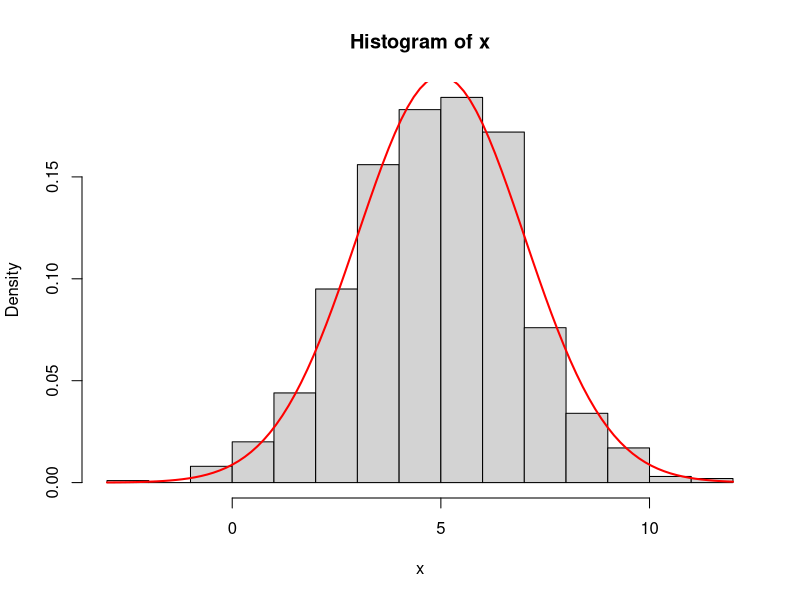
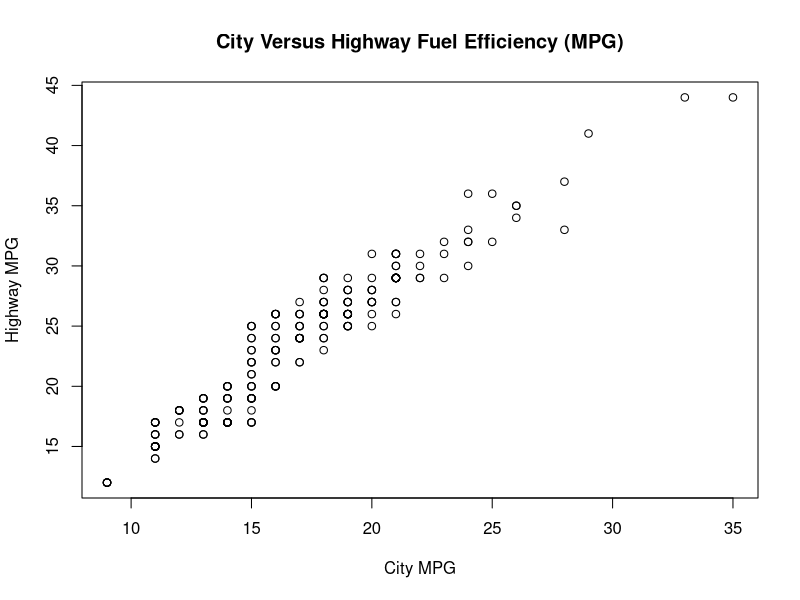

Recreate these plots in R, in order.
## ---- chunk 1
n <- 1000
## ---- chunk 2
u1 <- runif(n/2,0,1) 
u2 <- runif(n/2,0,1)
## ---- chunk 3
z1 <- sqrt(-2*log(u1))*cos(2*pi*u2)
z2 <- sqrt(-2*log(u1))*sin(2*pi*u2)
## ---- chunk 4
z <- c(z1,z2)
## ---- chunk 5
mu <- 5
sigma <- 2
## ---- chunk 6
x <- mu + sigma * z
## ---- chunk 7
mean(x)
sd(x)
## ---- chunk 8
hist(x,
freq = FALSE,
ylab = "Density",
xlab = expression(x))
curve(dnorm(x, mean = mu, sd = sigma),
col = "red", lwd = 2, add = TRUE)
## ---- chunk 9
cihi <- read.csv("hlthexp.csv")

df <- data.frame(Year = cihi$Year,
                 Hospitals = cihi$Hospitals,
                 Physicians = cihi$Physicians,
                 "Other Services" = cihi$Other.Institutions,
                 Dental = cihi$Other.Professionals..Dental.Services,
                 Vision = cihi$Other.Professionals..Vision.Care.Services,
                 "Other Professionals" = cihi$Other.Professionals..Other.Services,
                 check.names = FALSE)
## ---- chunk 10
any(is.na(df$Hospitals))
sum(is.na(df$Hospitals))
## ---- chunk 11
df$'Total Other Services' <- df$Dental + df$Vision + df$"Other Professionals"
head(df)
## ---- chunk 12
df <- data.frame(df,
                 'Prescription Drugs' = cihi$Prescribed.Drugs,
                 check.names = FALSE)
head(df)
## ---- chunk 13
df$Hospitals[df$Year == 1983]
## ---- chunk 14
subset(df,
       df$Year >= 2012 & df$Year <= 2022)
## ---- chunk 15
mpg <-ggplot2::mpg
## ---- chunk 16
mpg_2008 <- subset(mpg, year == 2008)
## ---- chunk 17
#for cty's observations from 2008

max(mpg_2008$cty,na.rm = TRUE)
min(mpg_2008$cty,na.rm = TRUE)

#for all cty's observations

max(mpg$cty,na.rm = TRUE)
min(mpg$cty,na.rm = TRUE)
## ---- chunk 18
sum(mpg_2008$cty)/length(mpg_2008$cty)
## ---- chunk 19
mean(mpg_2008$cty)
## ---- chunk 20
mpg$compact <- ifelse(mpg$class == "compact",1,0)
## ---- chunk 21
# method 1
mean(mpg$cty[mpg$compact == 1], na.rm = TRUE)
## ---- chunk 22
# method 2
mean(subset(mpg,mpg$class == "compact")$cty)
## ---- chunk 23
#| label: fig-1
#| fig-cap: "City Versus Highway Fuel Efficiency (MPG)"

plot(mpg$cty,
     mpg$hwy,
     
     #(i) Change the x-axis label using the option xlab = "City MPG"
     # and change the y-axis label using the option ylab = "Highway MPG"
     
     xlab = "City MPG",
     ylab = "Highway MPG",
     
     #(ii) Add the caption “City Versus Highway Fuel Efficiency (MPG)”
     
     main = "City Versus Highway Fuel Efficiency (MPG)")
